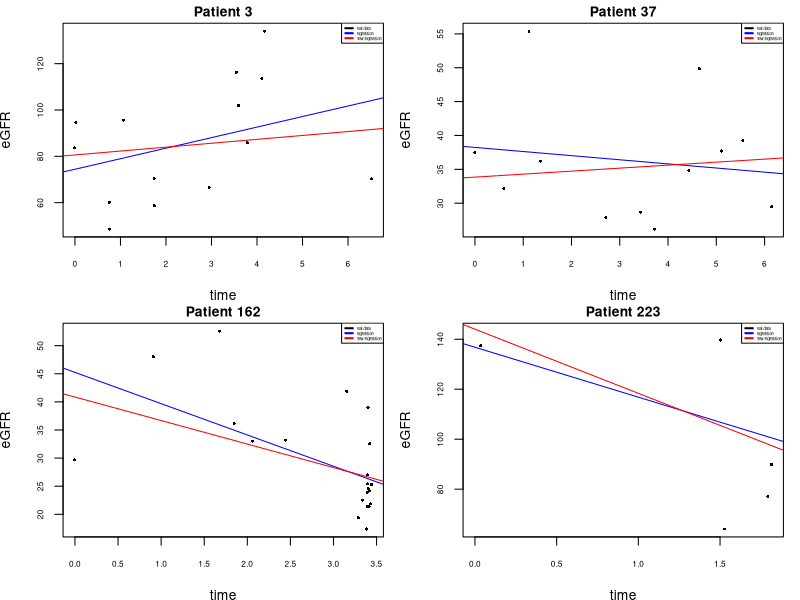
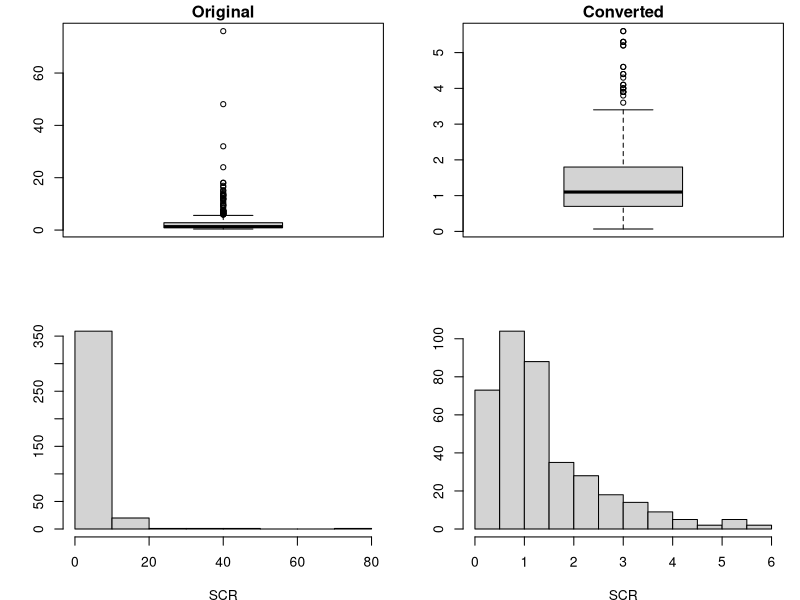
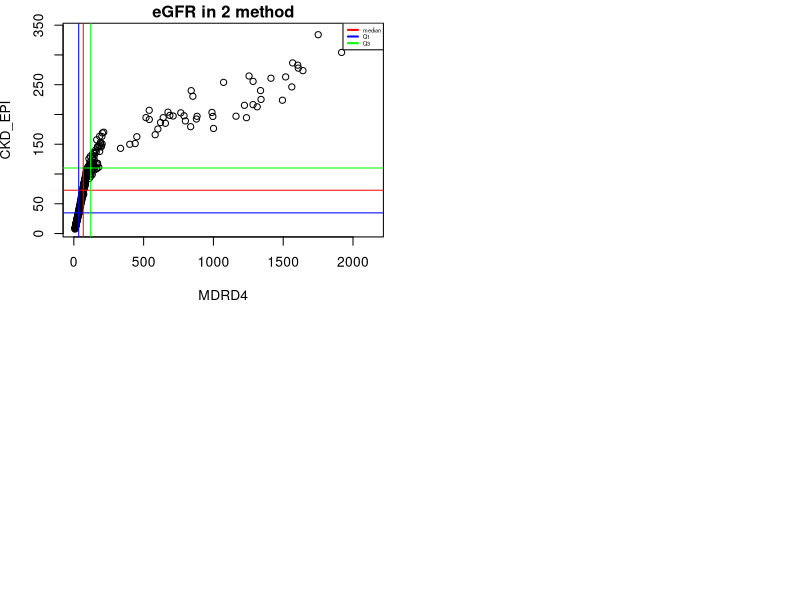
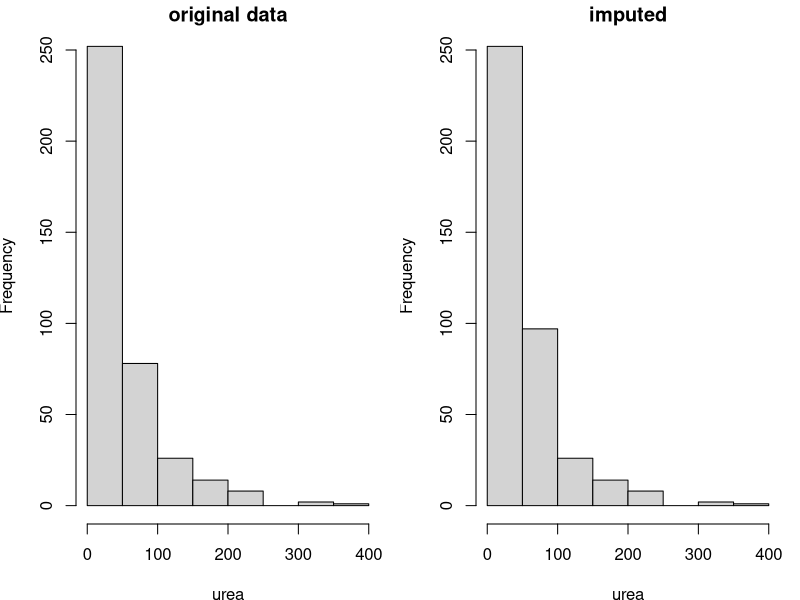
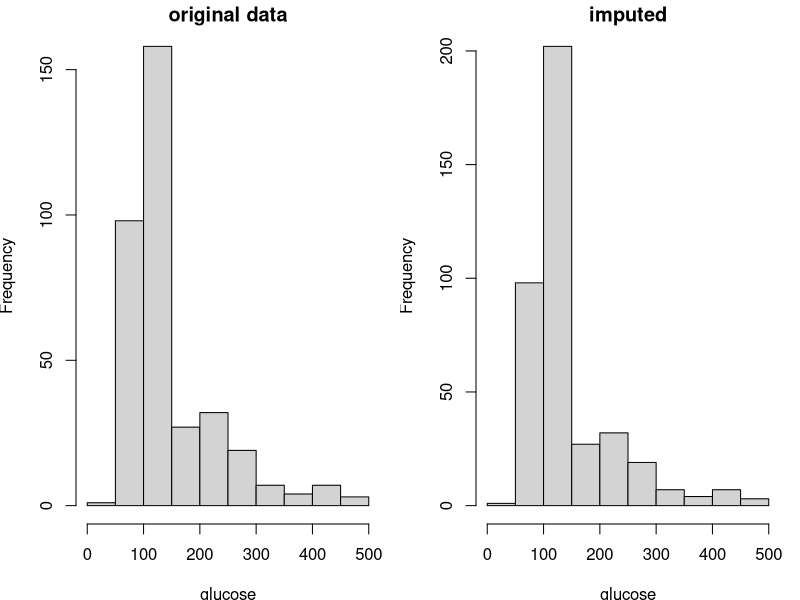
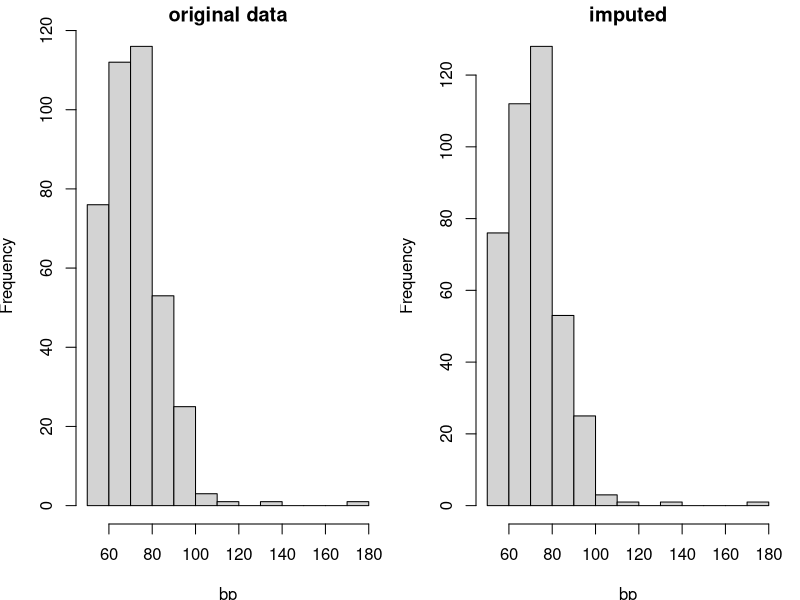
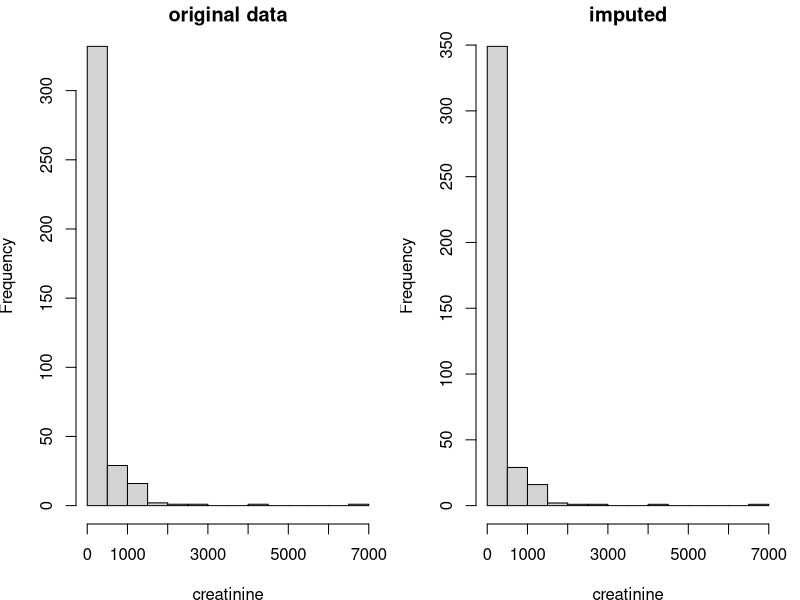
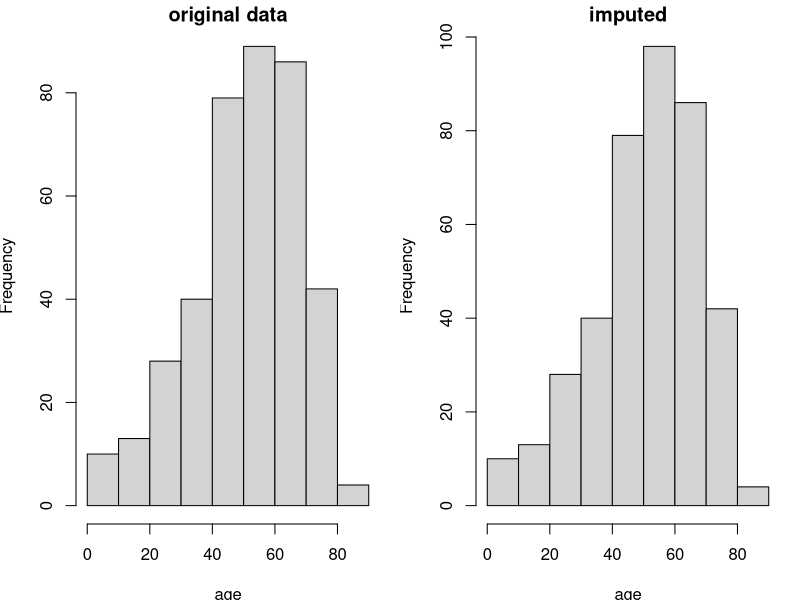

These charts were generated, in order, by the following R code:
## ---- chunk 1
#add all your packages here
Sys.setlocale("LC_ALL", "English")
library(data.table)
library(dplyr)
library(kableExtra)
library(pROC)
library(caret)
library(knitr)
## ---- chunk 2
#Answer in this chunk
# Convert 2 files to data table format
longegfr1 <- fread("data_assignment1/longegfr1.csv", stringsAsFactors = F)
longegfr2 <- fread("data_assignment1/longegfr2.csv", stringsAsFactors = F)

# Search the merging way
output <- data.frame(longegfr1.col.name =  names(longegfr1))
kable(output,"markdown")
output <- data.frame(longegfr2.col.name =  names(longegfr2))
kable(output,"markdown")
## ---- chunk 3
# further exploration for ID and fu.years variables
output <- data.frame(
  dataset = c("in longegfr1 not in longegfr2",
              "in longegfr2 not in longegfr1"),
  id = c(length(longegfr1[!id %in% longegfr2$ID]$id),
         length(longegfr2[!ID %in% longegfr1$id]$ID)),
  fu.years = c(length(longegfr1[!fu.years %in% 
                                  longegfr2$fu.years]$fu.years),
               length(longegfr2[!fu.years %in% 
                                  longegfr1$fu.years]$fu.years))
)
kable(output,"markdown")
## ---- chunk 4
# Merge 2 subjects 
longegfr <- merge(longegfr1,longegfr2,by.x = c("id","fu.years"),
                  by.y = c("ID","fu.years"),all = T)
# order observations according to 2 certain variables
longegfr <- longegfr[order(id,fu.years)]
# print first 10 values
head(longegfr,10)
## ---- chunk 5
#Answer in this chunk
# Compute the average eGFR and length of follow-up for each patient.
eGFR_fu <- longegfr[,as.list(
  c(.(fu_length = max(fu.years)-min(fu.years)),
    .(egfr_mean = mean(egfr,na.rm = T)))),
  by=list(id,sex,baseline.age)]

# print first 10 values of the new dataset
head(eGFR_fu,10)
## ---- chunk 6
# Tabulate the number of patients with average eGFR in the following ranges
cut_points <- c(seq(0,30,15),seq(60,90,30),Inf)
Tab_eGFR <- cut(eGFR_fu$egfr_mean,breaks = cut_points, right = T)
table(Tab_eGFR)
## ---- chunk 7
# Count and report the number of patients with missing average eGFR
sum(is.na(eGFR_fu$egfr_mean))
## ---- chunk 8
#Answer in this chunk
# collect id,sex,age,average eGFR,last.eGFR and number of eGFR measurement
# here I consider the last reading sGFR not be "NA"
# initialize a new data.frame
eGFR_high <- data.frame(matrix(ncol = 6, nrow = 0))
# add needed records
for(i in eGFR_fu[egfr_mean>90]$id){
  new_row <- c(i,
               eGFR_fu[id == i]$sex,
               eGFR_fu[id == i]$baseline.age,
               eGFR_fu[id == i]$egfr_mean,
               last(longegfr[id == i]$egfr,na_rm = T), 
               table(longegfr[id == i]$id))
  eGFR_high <- rbind(eGFR_high,new_row)
}
# rename column names for the new data.frame
colnames(eGFR_high) <- c("id","sex","age","mean.eGFR","last.eGFR","measure.num")

# print the summary of the new dataset
summary(eGFR_high)
## ---- chunk 9
# define a plot function to plot eGFR based on time
plot.eGFR <- function(patient.id){
  # collect data we need 
  patient <- longegfr[id==patient.id,c("fu.years","egfr")]
  # plot the original data
  par(mar = c(3.8,3.8,1.4,1))
  plot(patient$fu.years,patient$egfr,
       main=paste("Patient",patient.id),cex.main=1,
       xlab = "time",ylab = "eGFR",cex.lab=1,cex.axis = 0.6,
       pch=16,cex=0.5)
  # plot the regression line
  abline(lm(patient$egfr~patient$fu.years),col="blue")
  # plot the regression line without extreme value
  patient <- patient[-c(which.min(patient$egfr),which.max(patient$egfr)),]
  abline(lm(patient$egfr~patient$fu.years),col="red")
  # add legend
  legend("topright", legend = c("real data", "regression", "new regression"),
         col = c("black", "blue","red"), lwd = 2, cex = 0.3,bty = 1)
  }
# plot for certain patients
opar <- par(mfrow=c(2,2),mar=c(3.8,3.8,1.4,1))
for(i in c(3,37,162,223)){
  plot.eGFR(i)
}
## ---- chunk 10
# calculate the 95% confidence intervals
for(i in c(3,37,162,223)){
  patient <- longegfr[id==i,c("fu.years","egfr")]
  # colnames(patient) <- c("time","eGFR")
  model <- lm(egfr~fu.years,patient)
  ci <- confint(model,level = 0.95)
  print(paste("Patient",i,":",sep = ""))
  print(ci)
}
## ---- chunk 11
#Answer in this chunk
# load scr.csv file
scr.data <- fread("data_assignment1/scr.csv", stringsAsFactors = F)
# Examine a summary of the distribution of serum creatinine
summary(scr.data$scr)
# Report the inter-quartile range.
IQR(scr.data$scr,na.rm = T)
## ---- chunk 12
# covert abnormal value
scr.covert <- scr.data
bound <- quantile(scr.data$scr,0.75,na.rm = T)+1.5*IQR(scr.data$scr,na.rm = T)
scr.covert$scr <- ifelse(scr.covert$scr>=bound,scr.covert$scr/88.4,scr.covert$scr)

# examine the distribution of serum creatinine
opar <- par(mfrow=c(2,2),mar=c(3.8,3.8,1.4,1))
boxplot(scr.data$scr, main = "Original")
boxplot(scr.covert$scr, main = "Converted")
hist(scr.data$scr,xlab = "SCR", ylab = "",main = "")
hist(scr.covert$scr,xlab = "SCR" ,ylab = "",main = "")
## ---- chunk 13
# ---- Compute eCFR according to 2 equations using ---- #
# initialize a data.frame to save results
Estimate.eGFR <- data.frame(matrix(ncol = 3, nrow = 0))
for(i in 1:nrow(scr.covert)){
  if(complete.cases(scr.covert[i, ])){
    # Equation1: MDRD4
    MDRD4 <- 175*(scr.covert$scr[i]^(-1.154))*
      (scr.covert$age[i]^(-0.203))*
      ifelse(scr.covert$sex[i] == "Female",0.742,1)*
      ifelse(scr.covert$ethnic[i] =="Black",1.212,1)
    # Equation2: CKD-EPI
    k <- ifelse(scr.covert$sex[i]=="Female",0.7,0.9)
    alpha <- ifelse(scr.covert$sex[i]=="Female",-0.329,-0.411)
    CKD_EPI <- 141*min(scr.covert$scr[i]/k,1)^(alpha)*
      max(scr.covert$scr[i]/k,1)^(-1.209)*
      (0.993^(scr.covert$age[i]))*
      ifelse(scr.covert$sex[i] == "Female",1.018,1)*
      ifelse(scr.covert$ethnic[i] == "Black",1.159,1)
  }else{
    # for rows with Not Available reocord(s)
    MDRD4 <- NA
    CKD_EPI <- NA
  }
  new_row <- data.frame(i,MDRD4,CKD_EPI)
  Estimate.eGFR <- rbind(Estimate.eGFR,new_row)
}
# rename column names
colnames(Estimate.eGFR) <- c("i","MDRD4","CKD_EPI")
## ---- chunk 14
# ---- Report mean, standard value, Pearson correlation coefficient ---- #
# report mean, standard deviation and Pearson correlation coefficient
output <- data.frame(
  method = c("MRD4","CKD_EPI"),
  mean = c(round(mean(Estimate.eGFR$MDRD4,na.rm = T),2),
           round(mean(Estimate.eGFR$CKD_EPI,na.rm = T),2)),
  standard.value = c(round(sd(Estimate.eGFR$MDRD4,na.rm = T),2),
          round(sd(Estimate.eGFR$CKD_EPI,na.rm = T),2)),
  Pearson.correlation = c(round(cor(na.omit(Estimate.eGFR[,2]),
                                    na.omit(Estimate.eGFR[,3]),
                                    method = "pearson"),2),
                          round(cor(na.omit(Estimate.eGFR[,3]),
                                    na.omit(Estimate.eGFR[,2]),
                                    method = "pearson"),2))
)
kable(output, "markdown")
## ---- chunk 15
# ---- Report same quantities caccording to strata of MDRD4 eGFR---- #
output <- data.frame(matrix(ncol = 5, nrow = 0))
t <- 0
for(m in c(60,90,1000)){
  group <- subset(Estimate.eGFR,MDRD4<=m & MDRD4 > t)
  p.cor <- round(cor(na.omit(group$MDRD4),na.omit(group$CKD_EPI)),2)
  for(j in c("MDRD4","CKD_EPI")){
    new_row <- c(paste("(",t,",",i,")"),
                 j,
                 round(mean(group[,j]),2),
                 round(sd(group[,j]),2),
                 p.cor)
    
    output <- rbind(output,new_row)
  }
  t <- m
}
colnames(output) <- c("Group","Method","Mean",
                             "Standard.value","Pearson.cor")
kable(output, "markdown")
## ---- chunk 16
# ---- Print first 15 values for both datasets---- #
head(Estimate.eGFR[2:3],15)
## ---- chunk 17
#Answer in this chunk
plot(Estimate.eGFR$MDRD4,Estimate.eGFR$CKD_EPI,type="p",
     ylab="CKD_EPI",xlab="MDRD4",
     main="eGFR in 2 method",col ="black")

# Add median and quantile lines for CKD_EPI
abline(h = median(na.omit(Estimate.eGFR$CKD_EPI)), col = "red")
abline(h = quantile(na.omit(Estimate.eGFR$CKD_EPI), 0.25), col = "blue")
abline(h = quantile(na.omit(Estimate.eGFR$CKD_EPI), 0.75), col = "green")

# Add median and quantile lines for MDRD4
abline(v = median(na.omit(Estimate.eGFR$MDRD4)),col = "red")
abline(v = quantile(na.omit(Estimate.eGFR$MDRD4), 0.25),col = "blue")
abline(v = quantile(na.omit(Estimate.eGFR$MDRD4), 0.75), col = "green")

# Add lengend
legend("topright", legend = c( "median", "Q1","Q3"),
         col = c("red","blue","green"), lwd = 2, cex = 0.4,bty = 1)
## ---- chunk 18
#Answer in this chunk
# load 3 files
cohort <- fread("data_assignment1/cohort.csv", stringsAsFactors = T)
lab1 <- fread("data_assignment1/lab1.csv", stringsAsFactors = T)
linker <- fread("data_assignment1/linker.csv", stringsAsFactors = F)

# merge 3 files to a single data table
cohort.dt <- merge(merge(lab1,linker,by.x = c("LABID"),
                  by.y = c("LABID"),all = T),
                  cohort ,by.x = c("id"),
                  by.y = c("id"),all = T)
## ---- chunk 19
# check all identifiers in cohort.csv have been accounted for in the final table
check_ids <- setdiff(cohort$id,cohort.dt$id)
print(length(check_ids))
## ---- chunk 20
# drop the identifier that originated from lab1.csv dataset LABID.
cohort.dt <- subset(cohort.dt, select = -c(LABID))
## ---- chunk 21
# check if 2 yob are equal
for(i in 1:length(cohort.dt$id)){
  if(cohort.dt$yob.x[i] != cohort.dt$yob.y[i]){
    print(paste("notice",i))
  }
}
## ---- chunk 22
# Ensure that a single yob field remains and rename it to yob
cohort.dt <- subset(cohort.dt, select = -c(yob.y))
setnames(cohort.dt, "yob.x", "yob")
## ---- chunk 23
# Ensure that the albumin field is converted to a factor 
# and the ordering of the factor is 1=“normo”, 2=“micro”, 3=“macro”.
cohort.dt$albumin <- factor(cohort.dt$albumin,
                            levels = c("normo","micro","macro"),labels = c(1,2,3))
## ---- chunk 24
# Print first 10 values of the new dataset using head().
head(cohort.dt,10)
## ---- chunk 25
#Answer in this chunk
# Create a copy of the dataset where you will impute all missing values.
cohort.dt.imputed <- cohort.dt %>% copy()
# Update any missing age fields using the year of birth
# calculate a base year
for(i in 1:length(cohort.dt.imputed$id)){
  if(!(is.na(cohort.dt.imputed$yob[i]) &is.na(cohort.dt.imputed$age[i]))){
    base_year <- cohort.dt.imputed$yob[i] + cohort.dt.imputed$age[i]
    break
  }
}
# impute age
cohort.dt.imputed <- cohort.dt.imputed[,age:=ifelse(is.na(age),base_year-yob,age)]
## ---- chunk 26
# writing a single function called impute.to.mean()
impute.to.mean <- function(dataset){
  mean <- mean(dataset,na.rm = T)
  dataset <- ifelse(is.na(dataset),mean,dataset)
  return(dataset)}

# writing a single function called impute.to.mode()
impute.to.mode <- function(dataset){
  mode <- as.numeric(names(table(dataset)[which.max(table(dataset))]))
  dataset <- ifelse(is.na(dataset),mode,dataset)
  dataset <- factor(dataset)
  return(dataset)}

# impute missing values (mean)
cohort.dt.imputed$urea <- impute.to.mean(cohort.dt.imputed$urea)
cohort.dt.imputed$creatinine <- impute.to.mean(cohort.dt.imputed$creatinine)
cohort.dt.imputed$bp <- impute.to.mean(cohort.dt.imputed$bp)
cohort.dt.imputed$glucose <- impute.to.mean(cohort.dt.imputed$glucose)

# impute missing values (mode)
cohort.dt.imputed$diabetes <- impute.to.mode(cohort.dt.imputed$diabetes)
cohort.dt.imputed$albumin <- impute.to.mode(cohort.dt.imputed$albumin)
## ---- chunk 27
# I used to write the function in this code block, however I find that "diabetes"
# is a 0-1 variable, and we cannot use a R function t distinguish it. 
# Therefore I change my answer which is showed in the upper code block.

# impute.to.mean <- function(dataset){
#   for(i in 1:ncol(dataset)){
#     if(is.numeric(dataset[[i]])){
#       if(sum(is.na(dataset[[i]])>0)){
#         impute.mean <- mean(dataset[[i]],na.rm = T)
#         dataset[[i]] <- ifelse(is.na(dataset[[i]]),impute.mean,dataset[[i]])
#       }
#     }else{
#       if(sum(is.na(dataset[[i]])>0)){
#         mode <- as.numeric(names(table(dataset)[which.max(table(dataset))]))
#         dataset[[i]] <- ifelse(is.na(dataset[[i]]),mode,dataset[[i]])
#         dataset[[i]] <- factor(dataset[[i]])
#       }
#     }
#   }
#   return(dataset)
# }
## ---- chunk 28
# Print first 15 values of the new dataset using head().
head(cohort.dt.imputed,15)
## ---- chunk 29
# Compare each distribution of the imputed and non-imputed variables
# and decide which ones to keep for further analysis.
for(i in c("urea","glucose","bp","creatinine","age")){
  par(mfrow = c(1,2))
  hist(cohort.dt[[i]], xlab = i, main = "original data")
  hist(cohort.dt.imputed[[i]], xlab = i, main = "imputed")
}
for(i in c("diabetes","albumin")){
  par(mfrow = c(1,2))
  hist(as.numeric(cohort.dt[[i]]), xlab = i, main = "original data")
  hist(as.numeric(cohort.dt.imputed[[i]]), xlab = i, main = "imputed")
}
## ---- chunk 30
#Answer in this chunk
# Plot a single figure containing boxplots of potential predictors for diabetes
par(mfrow=c(1,5))
# boxplot(cohort.dt.imputed$yob ~ cohort.dt.imputed$diabetes)
for(k in colnames(cohort.dt.imputed[,-c("diabetes","yob","id","albumin")])){
  boxplot(cohort.dt.imputed[,get(k)] ~ cohort.dt.imputed$diabetes,
          main = k, xlab = "diabetes",ylab = "")
}
## ---- chunk 31
# For any categorical variables create a table instead.
cate.var <- table(cohort.dt.imputed$albumin,cohort.dt.imputed$diabetes)
cate.var
barplot(cate.var, beside=TRUE, legend=TRUE,
        main = "albumin in diiferent levels of diabetes",
        ylim=c(0, 200),
        ylab = "albumin frequency",
        xlab = "diabetes",
        col=c("orange","green","blue"))
## ---- chunk 32
#Answer in this chunk
# findings from the previous exercise: urea, glucose and age
# fit an appropriate model of diabetes with two predictors.
regr.dia.au <-glm(diabetes ~ age+urea, data = cohort.dt.imputed, 
                  family = binomial(link="logit")) 
# Print a summary
summary(regr.dia.au)
## ---- chunk 33
#Answer in this chunk
# fit the model with 3 predictors
regr.dia.aug <-glm(diabetes ~ age+urea+glucose, data = cohort.dt.imputed, 
                  family = binomial(link="logit")) 
# compare models by a likelihood ratio test
pval <- pchisq(regr.dia.au$deviance - regr.dia.aug$deviance, df=1, lower.tail=FALSE)
# report p-value
signif(pval, 2)
## ---- chunk 34
output <- data.frame(
  model = c("AIC with 2 predictors","AIC with 3 predictors"),
  AIC = c(regr.dia.au$aic,regr.dia.aug$aic),
  BIC = c(BIC(regr.dia.au),BIC(regr.dia.aug))
)
kable(output,"markdown")
## ---- chunk 35
# Plot a ROC curve for both models and report the AUC
roc(cohort.dt.imputed$diabetes, regr.dia.au$fitted.values, 
    plot = TRUE, xlim = c(0,1),col = "blue")
roc(cohort.dt.imputed$diabetes, regr.dia.aug$fitted.values, 
    plot = TRUE, xlim = c(0,1),add = TRUE, col = "red")
## ---- chunk 36
# Print a summary
summary(regr.dia.aug)
## ---- chunk 37
#Answer in this chunk
# Perform 10-folds cross validation for chosen model
set.seed(1)
num.folds <- 10
folds <- createFolds(cohort.dt.imputed$diabetes, k = num.folds) 
# for 2 predictors model,fit 10-fold cv models
regr.cv.au <- NULL
auc.cv.au <- NULL
for(f in 1:num.folds) {
  train.idx <- setdiff(1:nrow(cohort.dt.imputed), folds[[f]])
  regr.cv.au[[f]] <- glm(diabetes ~ age + urea, 
                      data = cohort.dt.imputed, 
                      subset = train.idx, family = "binomial")
  auc.cv.au[f] <- roc(cohort.dt.imputed[train.idx]$diabetes
                      ~regr.cv.au[[f]]$fitted.values)$auc
}

# for 3 predictors model,fit 10-fold cv models
regr.cv.aug <- NULL
auc.cv.aug <- NULL
for(f in 1:num.folds) {
  train.idx <- setdiff(1:nrow(cohort.dt.imputed), folds[[f]])
  regr.cv.aug[[f]] <- glm(diabetes ~ age + urea + glucose, 
                      data = cohort.dt.imputed, 
                      subset = train.idx, family = "binomial")
  auc.cv.aug[f] <- roc(cohort.dt.imputed[train.idx]$diabetes
                      ~regr.cv.aug[[f]]$fitted.values)$auc
}

# report the mean cross-validated AUCs in 3 significant figures.
output <- data.frame(
  Model = c("2 predictors","3 predictors"),
  Mean.cv.AUCs = c(
    round(mean(auc.cv.au),3),
    round(mean(auc.cv.aug),3)
  )
)
kable(output,"markdown")
